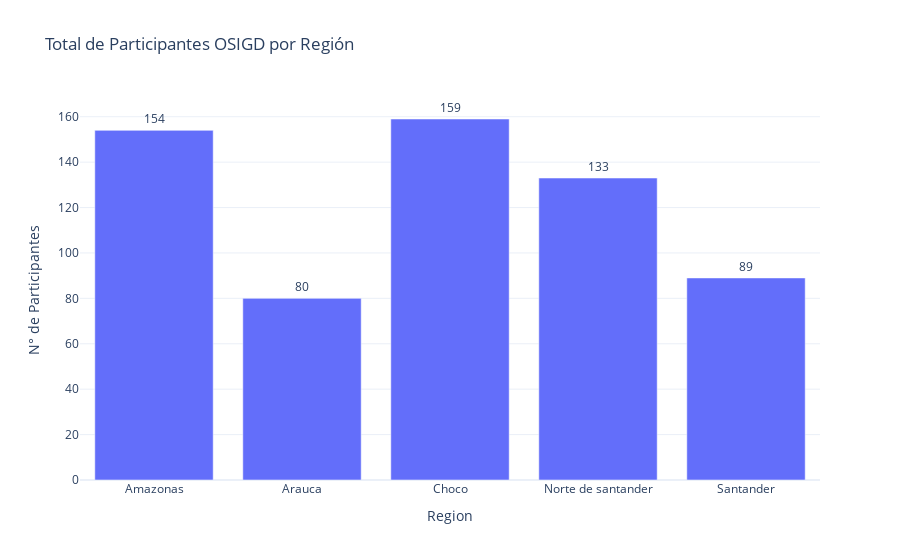

Notebook code for this chart:
### Code cell
region_participantes = data.groupby('Region')['Participantes'].sum().reset_index()

fig1 = px.bar(region_participantes,
              x='Region',
              y='Participantes',
              title='Total de Participantes OSIGD por Región',
              text='Participantes',
              labels={'Participantes': 'N° de Participantes'},
              template='plotly_white')
fig1.update_traces(textposition='outside')
fig1.show()

### Figure 1 — Plotly figure (JSON) as saved in the notebook; plotly's stock layout.template omitted (floating-point values rounded to 4 significant figures)
{"data": [{"hovertemplate": "Region=%{x}<br>N° de Participantes=%{text}<extra></extra>", "legendgroup": "", "marker": {"color": "#636efa", "pattern": {"shape": ""}}, "name": "", "orientation": "v", "showlegend": false, "text": [154.0, 80.0, 159.0, 133.0, 89.0], "textposition": "outside", "type": "bar", "x": ["Amazonas", "Arauca", "Choco", "Norte de santander", "Santander"], "xaxis": "x", "y": [154, 80, 159, 133, 89], "yaxis": "y"}], "layout": {"barmode": "relative", "legend": {"tracegroupgap": 0}, "title": {"text": "Total de Participantes OSIGD por Región"}, "xaxis": {"anchor": "y", "domain": [0, 1], "title": {"text": "Region"}}, "yaxis": {"anchor": "x", "domain": [0, 1], "title": {"text": "N° de Participantes"}}}}
